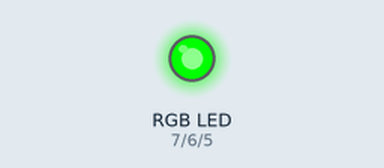
Recording of a sketch running on a simulated Arduino Uno, built with avr-gcc and run on an emulated ATmega328P. Parts: an RGB LED mixed from three pins (HIGH = lit). Dim RGB values are drawn brighter than linear.

Above: at 0.05 s.
At 0.65 s:
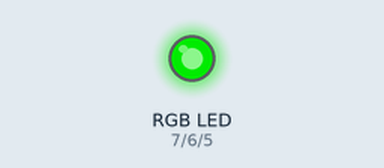
At 1.25 s:
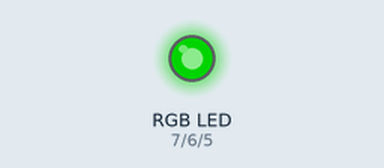
At 2.5 s:
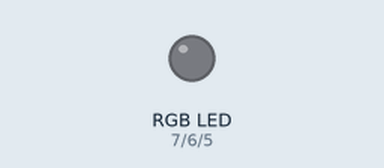
Timing chart, 0 to 5.8 s (numbered marks = the images above):
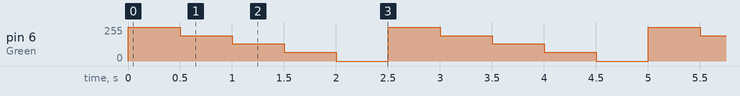

Measured:
- by itself, pin 6 (Green): repeats every 2.5 s: 191/255 0.50 s, 128/255 0.50 s, 64/255 0.50 s, 0/255 0.50 s, 255/255 0.50 s

The sketch:

Exercise_I_2_.ino
```cpp
// PWMTest.ino
// 4105054025、鄭琮寶

const byte Red = 7;
const byte Green = 6;
const byte Blue = 5;

void setup() {
	pinMode(Red, OUTPUT);
	pinMode(Green, OUTPUT);
	pinMode(Blue, OUTPUT);

}

void loop() {
	analogWrite(Green, 255); // 100% 亮為 255 = 255 * 1
	delay(500);
	analogWrite(Green, 191); //  75% 亮為 191 = 255 * 0.75
	delay(500);
	analogWrite(Green, 128); //  50% 亮為 128 = 255 * 0.50
	delay(500);
	analogWrite(Green, 64);  //  25% 亮為  64 = 255 * 0.25
	delay(500);
	analogWrite(Green, 0);   //   0% 亮為   0 = 255 * 0
	delay(500);
}
```
